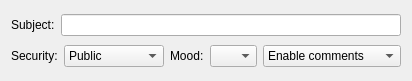
<ui version="4.0" >
 <class>MsgJournalBase</class>
 <widget class="QWidget" name="MsgJournalBase" >
  <property name="geometry" >
   <rect>
    <x>0</x>
    <y>0</y>
    <width>412</width>
    <height>81</height>
   </rect>
  </property>
  <property name="sizePolicy" >
   <sizepolicy>
    <hsizetype>5</hsizetype>
    <vsizetype>1</vsizetype>
    <horstretch>0</horstretch>
    <verstretch>0</verstretch>
   </sizepolicy>
  </property>
  <property name="windowTitle" >
   <string>Form1</string>
  </property>
  <layout class="QVBoxLayout" >
   <property name="margin" >
    <number>11</number>
   </property>
   <property name="spacing" >
    <number>6</number>
   </property>
   <item>
    <layout class="QHBoxLayout" >
     <property name="margin" >
      <number>0</number>
     </property>
     <property name="spacing" >
      <number>6</number>
     </property>
     <item>
      <widget class="QLabel" name="TextLabel1" >
       <property name="text" >
        <string>Subject:</string>
       </property>
       <property name="wordWrap" >
        <bool>false</bool>
       </property>
      </widget>
     </item>
     <item>
      <widget class="QLineEdit" name="edtSubj" />
     </item>
    </layout>
   </item>
   <item>
    <layout class="QHBoxLayout" >
     <property name="margin" >
      <number>0</number>
     </property>
     <property name="spacing" >
      <number>6</number>
     </property>
     <item>
      <widget class="QLabel" name="TextLabel2" >
       <property name="text" >
        <string>Security:</string>
       </property>
       <property name="wordWrap" >
        <bool>false</bool>
       </property>
      </widget>
     </item>
     <item>
      <widget class="QComboBox" name="cmbSecurity" >
       <item>
        <property name="text" >
         <string>Public</string>
        </property>
       </item>
       <item>
        <property name="text" >
         <string>Friends-Only</string>
        </property>
       </item>
       <item>
        <property name="text" >
         <string>Private</string>
        </property>
       </item>
      </widget>
     </item>
     <item>
      <widget class="QLabel" name="TextLabel3" >
       <property name="text" >
        <string>Mood:</string>
       </property>
       <property name="wordWrap" >
        <bool>false</bool>
       </property>
      </widget>
     </item>
     <item>
      <widget class="QComboBox" name="cmbMood" >
       <property name="sizePolicy" >
        <sizepolicy>
         <hsizetype>7</hsizetype>
         <vsizetype>0</vsizetype>
         <horstretch>0</horstretch>
         <verstretch>0</verstretch>
        </sizepolicy>
       </property>
       <item>
        <property name="text" >
         <string/>
        </property>
       </item>
      </widget>
     </item>
     <item>
      <widget class="QComboBox" name="cmbComment" >
       <item>
        <property name="text" >
         <string>Enable comments</string>
        </property>
       </item>
       <item>
        <property name="text" >
         <string>No email comments</string>
        </property>
       </item>
       <item>
        <property name="text" >
         <string>Disable comments</string>
        </property>
       </item>
      </widget>
     </item>
    </layout>
   </item>
  </layout>
 </widget>
 <resources/>
 <connections/>
</ui>
